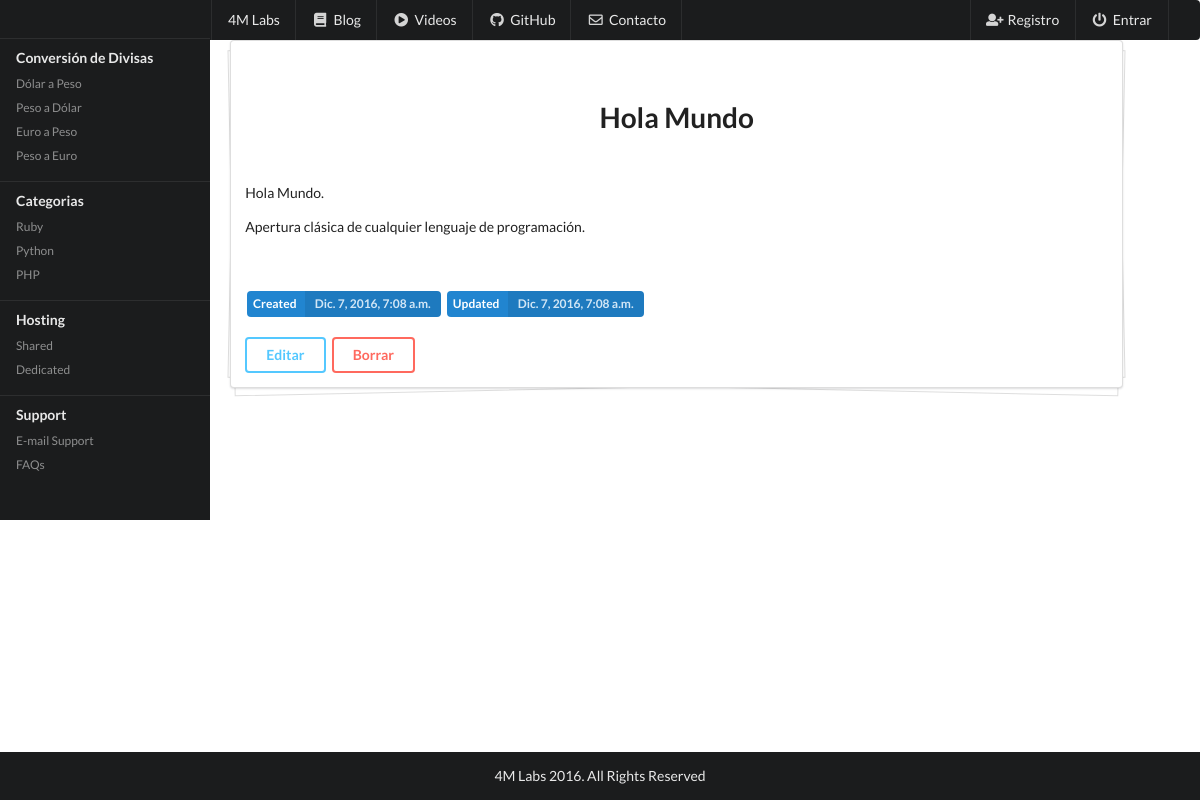
The page /posts/72/ on the database its author committed.
### blog/models.py (models this page shows, shortened)
class Post(models.Model):
	title = models.CharField(max_length=120)
	content = models.TextField()
	updated = models.DateTimeField(auto_now=True, auto_now_add=False)
	timestamp = models.DateTimeField(auto_now=False, auto_now_add=True)
	def get_absolute_url(self):
		return reverse('posts:detail', kwargs={'id': self.id})

### blog/views.py (the view)
# urls.py: url(r'^(?P<id>\d+)/$', post_detail, name="detail"),
def post_detail(request, id=None):
	global prompt
	context = {}
	if id:
		post = get_object_or_404(Post, id=id)
		context['post'] = post
	else:
		context['post'] = ""
	context['title'] = prompt + post.title[:50]
	return render(request, "post_detail.html", context)

### templates/post_detail.html (shortened to what this page needs)
{% extends "base.html" %}
{% block content %}
	<div class="ui piled segment">
		<br>
	  	<h1 class="ui header centered">{{ post.title }}</h1>
	  	<br>
	  	{% autoescape on %}
	  	<p>{{ post.content|linebreaks }}</p>
		{% endautoescape %}
		<br>
		<br>
		<a class="ui blue image label">
  			Created
  		<div class="detail">{{ post.timestamp }}</div>
		</a>
		<a class="ui blue image label">
  			Updated
  		<div class="detail">{{ post.updated }}</div>
		</a>
		<br>
		<br>
		<a href='{{ post.get_absolute_url|add:"edit" }}'><button class="ui inverted blue button">Editar</button></a>
		<a id="erase"><button id="delete" class="ui inverted red button">Borrar</button></a>
	  	</div>
{% endblock %}

### rows shown on the page
Post: title "Hola Mundo", content "Hola Mundo. Apertura clásica de cualquier lenguaje de programación.", timestamp "Dic. 7, 2016, 7:08 a.m.", updated "Dic. 7, 2016, 7:08 a.m."
